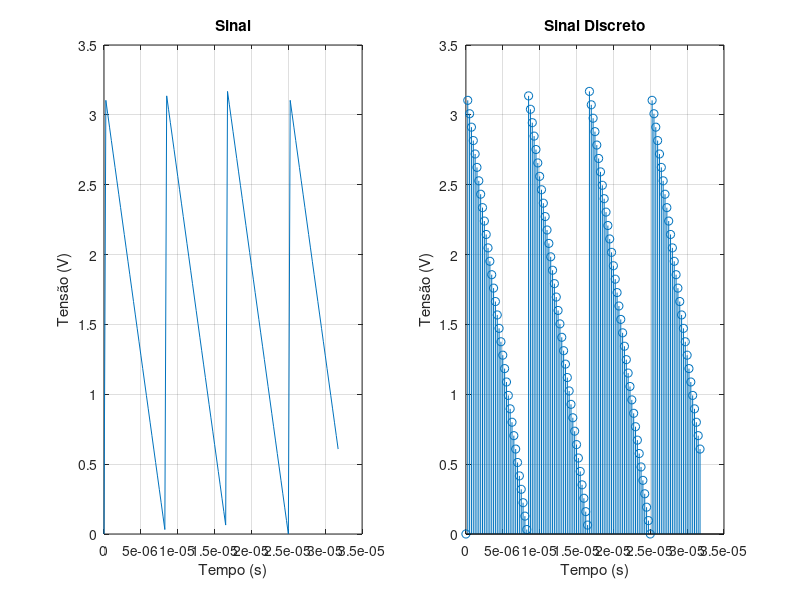

Source code (MATLAB): (Note: this script raises an error after producing the figure.)
% TCC - Desempenho comparativo entre as transformadas de Hartley e Fourier
% Desenvolvido por Junio Cesar Ferreira
% 30/05/2016

clc;
clear all;

% Parâmetros gerais
Fs = 2000;                    % Sampling frequency
T = 1/Fs;                     % Sample time
N = 128;                      % Length of signal
t = (0:N-1)*T;                % Time vector
w0= 60*2*pi;                  % signal frequency
fi = 0;%pi/2;                 % phase angle
Amp = 3.2;                    % Amplitude


%x=Amp*(square(w0*t+fi)+1)/2;

%x=x+(sin(600*t+fi)+1)/4;

x=Amp*(sawtooth(-w0*t+fi)+1)/2;

%x = Amp*(sin(w0*t+fi)+1)/2;
%x = Amp*(0.3*cos(w0*t+fi)+0.2*sin(2.4*w0*t+fi)+0.5*cos(3.3*w0*t+pi/4))/2;


% Função sinc resultado da TFC
%syms w;
%w_min=-Fs/2;
%w_max=Fs/2;
%Sinc = Amp*sin(w*(N/Fs)*pi/2)/(w*(N/Fs)*pi/2);


% Plota grafico Sinal amostrado em tempo discreto
figure(1);
subplot(1,2,1);
plot(t*T,x);
title('Sinal');
xlabel('Tempo (s)');
ylabel('Tensão (V)');
grid on;
subplot(1,2,2);
stem(t*T, x);
title('Sinal Discreto');
xlabel('Tempo (s)');
ylabel('Tensão (V)');
grid on;

% Gera espaço de frequências
f = Fs/N*linspace(-((N/2)-1),N/2,N);

%% Transformada Discreta de Fourier
Y = DFT(x,N);                         % Computa DFT
td_Fourier = orgn_espectro(2*abs(Y(1:N)),N);  % Reorganiza vetor 
figure(2);                          
%g=ezplot(abs(Sinc),[w_min,w_max]);    % Plota Res. TDC
%hold on;
%set(g,'Color','red','LineWidth',0.5);
stem(f,td_Fourier);                           % Plota Res. DFT 
%ylim([0,Amp+0.3]);                         
title('DFT');
xlabel('Frequências (Hz)');
ylabel('Amplitude (V)');
grid on;

%% Transformada Discreta de Hartley
Y = DHT(x,N);
td_Hartley = orgn_espectro(2*abs(Y(1:N)),N);
figure(3);
stem(f,td_Hartley);
title('DHT');
xlabel('Frequências (Hz)');
ylabel('Amplitude (V)');
grid on;

%% Computa DFT atraves do resultado da DHT
Hartley_Fourier=1:N;
for i=1:N/2
	Hartley_Fourier(N-i)=(sqrt(2)/2)*sqrt(td_Hartley(i)^2+td_Hartley(N-i)^2);
	Hartley_Fourier(i)=Hartley_Fourier(N-i);
end
Hartley_Fourier(N)=(sqrt(2)/2)*sqrt(td_Hartley(N)^2+td_Hartley(N)^2);

%% Plota res. DFT por DHT
figure(4);
stem(f,Hartley_Fourier);
title('DFT via DHT');
xlabel('Frequências (Hz)');
ylabel('Amplitude (V)');
grid on;

%% Calcula diferença 
Erro_Dif_FH=abs(td_Fourier-Hartley_Fourier);
figure(5);
stem(f,Erro_Dif_FH);
title('Erro=DFT-DHT');
xlabel('Frequências (Hz)');
ylabel('Amplitude (V)');
grid on;

%% Discretiza a função Sinc
%d_sinc=1:N;
%for i=1:N/2
%   x=(i-N/2);
%   d_sinc(N-i)=abs(Amp*sin(x*pi/2)/(x*pi/2));
%   d_sinc(i)=d_sinc(N-i);
%end
%d_sinc(N)=abs(Amp*sin(x*pi/2)/(x*pi/2));

%% Plota diferença entre CFT e DFT
%figure(6);
%stem(f,abs(d_sinc-td_Fourier));
%title('Erro=TF-DFT');
%grid on;

